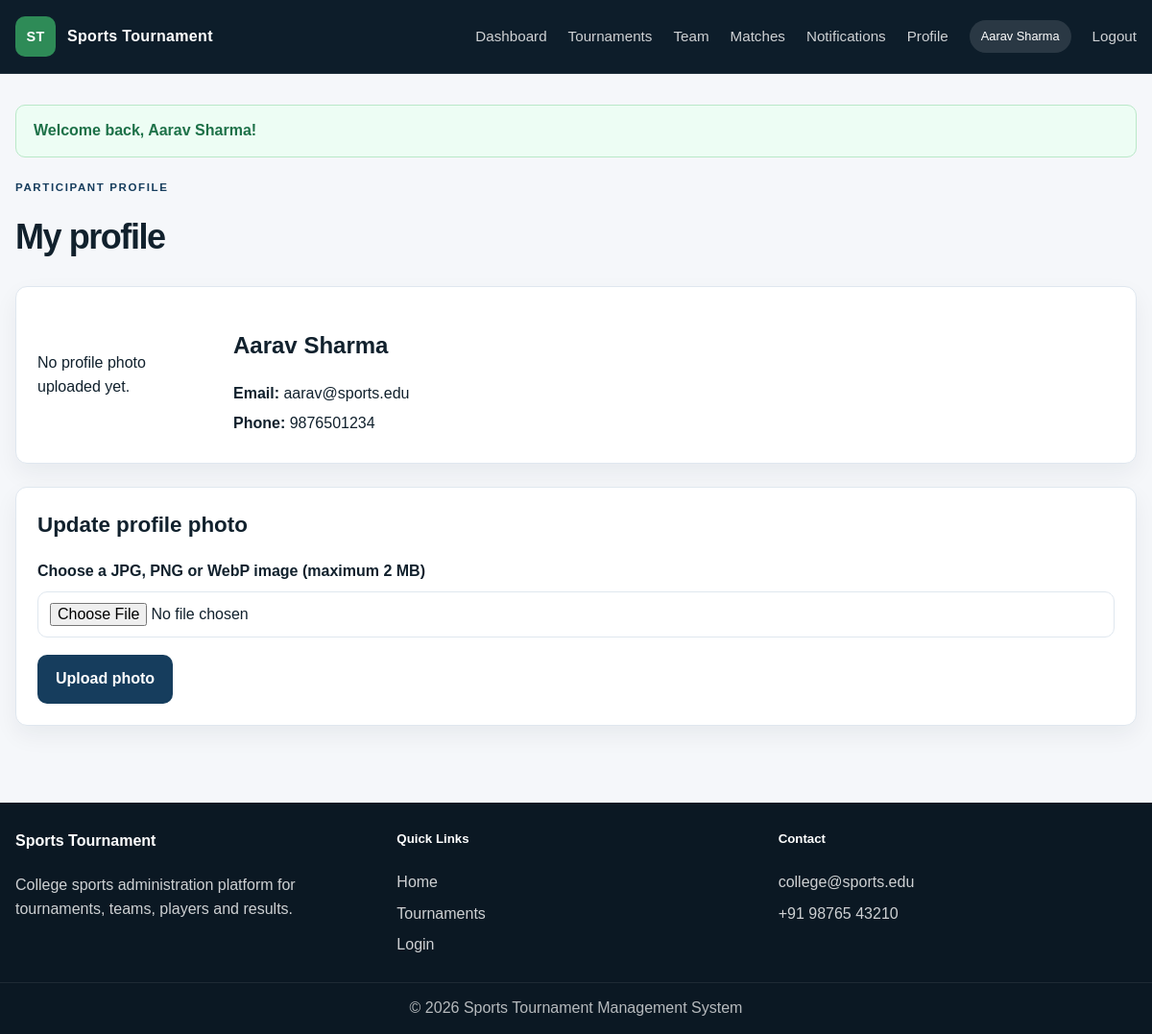
The app's page /user/profile.php (signed in) with its own data.
### tables this page shows
CREATE TABLE users (
    id INT AUTO_INCREMENT PRIMARY KEY,
    name VARCHAR(100) NOT NULL,
    email VARCHAR(150) NOT NULL UNIQUE,
    password VARCHAR(255) NOT NULL,
    role ENUM('admin','user') NOT NULL DEFAULT 'user',
    phone VARCHAR(20) DEFAULT NULL,
    created_at TIMESTAMP DEFAULT CURRENT_TIMESTAMP
);

### config/database.php (called while the page is built, shortened)
<?php
function getDb(): PDO
{
    static $pdo = null;
    if ($pdo !== null) {
        return $pdo;
    }
    $host = '127.0.0.1';
    $dbName = 'sports_tournament';
    $dbUser = 'root';
    $dbPass = '';
    $charset = 'utf8mb4';
    $dsn = "mysql:host={$host};dbname={$dbName};charset={$charset}";
    $options = [
        PDO::ATTR_ERRMODE => PDO::ERRMODE_EXCEPTION,
        PDO::ATTR_DEFAULT_FETCH_MODE => PDO::FETCH_ASSOC,
        PDO::ATTR_EMULATE_PREPARES => false,
    ];
    try {
        $pdo = new PDO($dsn, $dbUser, $dbPass, $options);
        return $pdo;
    } catch (PDOException $e) {
        throw new PDOException('Database connection failed. Please import the database schema first.');
    }
}

### user/profile.php (the view, shortened to what this page needs)
<?php
$userId = (int)$_SESSION['user_id'];
$userQuery = db()->prepare('SELECT name, email, phone FROM users WHERE id = :id LIMIT 1');
$userQuery->execute([':id' => $userId]);
$photoFilename = getProfilePhoto($userId);
require_once __DIR__ . '/../includes/header.php';
?>
<div class="page-header">
    <div>
        <span class="eyebrow dark">Participant profile</span>
        <h1>My profile</h1>
    </div>
</div>
<section class="panel">
    <div class="profile-overview">
        <div>
            <?php if ($photoFilename !== null): ?>
                <?php
                $photoPath = dirname(__DIR__) . DIRECTORY_SEPARATOR . 'uploads' . DIRECTORY_SEPARATOR . 'profile-photos' . DIRECTORY_SEPARATOR . $photoFilename;
                clearstatcache(true, $photoPath);
                ?>
                <img
                    class="profile-photo"
                    src="<?= e(baseUrl() . '/uploads/profile-photos/' . rawurlencode($photoFilename) . '?v=' . (int)filemtime($photoPath)) ?>"
                    alt="Profile photo for <?= e($user['name']) ?>"
                >
            <?php else: ?>
                <p>No profile photo uploaded yet.</p>
            <?php endif; ?>
        </div>
        <div>
            <h2><?= e($user['name']) ?></h2>
            <p><strong>Email:</strong> <?= e($user['email']) ?></p>
            <p><strong>Phone:</strong> <?= e($user['phone'] ?: 'Not provided') ?></p>
        </div>
    </div>
</section>
<section class="panel">
    <div class="panel-header"><h2>Update profile photo</h2></div>
    <form method="POST" enctype="multipart/form-data" class="form-grid">
        <div class="field-group full-width">
            <label for="profile_photo">Choose a JPG, PNG or WebP image (maximum 2 MB)</label>
            <input
                type="file"
                id="profile_photo"
                name="profile_photo"
                accept=".jpg,.jpeg,.png,.webp,image/jpeg,image/png,image/webp"
                required
            >
        </div>
        <div class="form-actions full-width">
            <button type="submit" class="button button-primary">Upload photo</button>
        </div>
    </form>
</section>
<?php require_once __DIR__ . '/../includes/footer.php'; ?>

### includes/navbar.php (shortened to what this page needs)
<?php
$role = $_SESSION['role'] ?? null;
$currentUser = currentUser();
$navItems = [
    ['label' => 'Home', 'url' => baseUrl() . '/index.php'],
    ['label' => 'Tournaments', 'url' => baseUrl() . '/index.php#tournaments'],
    ['label' => 'Sports', 'url' => baseUrl() . '/index.php#sports'],
];
if ($role === 'admin') {
    $navItems = [
        ['label' => 'Dashboard', 'url' => baseUrl() . '/admin/dashboard.php'],
        ['label' => 'Tournaments', 'url' => baseUrl() . '/admin/tournaments.php'],
        ['label' => 'Teams', 'url' => baseUrl() . '/admin/teams.php'],
        ['label' => 'Matches', 'url' => baseUrl() . '/admin/matches.php'],
        ['label' => 'Results', 'url' => baseUrl() . '/admin/results.php'],
        ['label' => 'Announcements', 'url' => baseUrl() . '/admin/announcements.php'],
    ];
} elseif ($role === 'user') {
    $navItems = [
        ['label' => 'Dashboard', 'url' => baseUrl() . '/dashboard.php'],
        ['label' => 'Tournaments', 'url' => baseUrl() . '/user/tournaments.php'],
        ['label' => 'Team', 'url' => baseUrl() . '/user/team.php'],
        ['label' => 'Matches', 'url' => baseUrl() . '/user/matches.php'],
        ['label' => 'Notifications', 'url' => baseUrl() . '/user/notifications.php'],
        ['label' => 'Profile', 'url' => baseUrl() . '/user/profile.php'],
    ];
}
?>
<header class="topbar">
    <div class="container nav-wrap">
        <a href="<?= e(baseUrl()) ?>" class="brand" aria-label="Sports Tournament home">
            <span class="brand-mark">ST</span>
            <span>Sports Tournament</span>
        </a>
        <nav class="main-nav" aria-label="Main navigation">
            <?php foreach ($navItems as $item): ?>
                <a href="<?= e($item['url']) ?>"><?= e($item['label']) ?></a>
            <?php endforeach; ?>
            <?php if ($role === 'admin'): ?>
                <a href="<?= e(baseUrl()) ?>/admin/settings.php">Settings</a>
                <a href="<?= e(baseUrl()) ?>/logout.php">Logout</a>
            <?php elseif ($role === 'user'): ?>
                <span class="user-badge"><?= e($currentUser['name'] ?? 'User') ?></span>
                <a href="<?= e(baseUrl()) ?>/logout.php">Logout</a>
            <?php else: ?>
                <a href="<?= e(baseUrl()) ?>/login.php">Login</a>
                <a href="<?= e(baseUrl()) ?>/register.php" class="button button-primary small">Register</a>
            <?php endif; ?>
        </nav>
    </div>
</header>

### assets/css/style.css (style rules this page uses)
:root { --bg: #f5f7fa; --panel: #ffffff; --panel-alt: #eef3f8; --ink: #11212d; --muted: #536477; --line: #dfe7ef; --primary: #163d5d; --primary-soft: #e8f0f8; --accent: #2e8b57; --accent-soft: #eaf8ef; --danger: #c64242; --warning: #b87828; --shadow: 0 10px 25px rgba(17, 33, 45, 0.06); --radius: 12px; }
* { box-sizing: border-box; }
html { scroll-behavior: smooth; }
body { margin: 0; font-family: Arial, Helvetica, sans-serif; background: var(--bg); color: var(--ink); line-height: 1.55; }
a { color: var(--primary); text-decoration: none; }
button, input, select, textarea { font: inherit; }
.container { width: min(1180px, calc(100% - 32px)); margin: 0 auto; }
.topbar { background: #0d1d2a; color: #fff; border-bottom: 1px solid rgba(255,255,255,0.08); position: sticky; top: 0; z-index: 30; }
.nav-wrap { display: flex; align-items: center; justify-content: space-between; min-height: 76px; gap: 16px; }
.brand { display: inline-flex; align-items: center; gap: 12px; color: #fff; font-weight: 700; letter-spacing: 0.02em; text-decoration: none; }
.brand-mark { display: inline-flex; align-items: center; justify-content: center; width: 42px; height: 42px; border-radius: 10px; background: var(--accent); color: #fff; font-size: 0.9rem; font-weight: 800; }
.main-nav { display: flex; align-items: center; gap: 22px; }
.main-nav a { color: rgba(255,255,255,0.8); font-size: 0.95rem; text-decoration: none; }
.user-badge { padding: 7px 12px; border-radius: 999px; background: rgba(255,255,255,0.12); color: #fff; font-size: 0.8rem; }
.eyebrow { display: inline-block; font-size: 0.72rem; letter-spacing: 0.14em; text-transform: uppercase; font-weight: 700; color: var(--accent); margin-bottom: 14px; }
.eyebrow.dark { color: var(--primary); }
.button { border: 1px solid transparent; border-radius: 10px; padding: 12px 18px; cursor: pointer; display: inline-flex; align-items: center; justify-content: center; font-weight: 700; transition: 0.2s ease; text-decoration: none; }
.button-primary { background: var(--primary); color: #fff; }
.button.primary, .button.button-primary { background: var(--primary); color: #fff; }
.full-width { width: 100%; }
.info-card, .panel, .stat-box, .auth-card { background: var(--panel); border: 1px solid var(--line); border-radius: var(--radius); box-shadow: var(--shadow); }
.page-header { width: min(1180px, calc(100% - 32px)); margin: 0 auto 24px; display: flex; align-items: center; justify-content: space-between; gap: 16px; }
.page-header h1 { margin: 0; font-size: clamp(2rem, 3vw, 2.5rem); letter-spacing: -0.04em; }
.panel { width: min(1180px, calc(100% - 32px)); margin: 0 auto 24px; padding: 22px; }
.panel-header { margin-bottom: 18px; }
.panel-header h2 { margin: 0; font-size: 1.4rem; }
.form-grid { display: grid; grid-template-columns: repeat(2, minmax(220px, 1fr)); gap: 18px; }
.field-group { display: flex; flex-direction: column; gap: 8px; }
.full-width { grid-column: 1 / -1; }
label { font-weight: 600; color: var(--ink); }
input, select, textarea { width: 100%; border: 1px solid var(--line); border-radius: 10px; padding: 11px 12px; background: #fff; color: var(--ink); }
.form-actions { display: flex; gap: 10px; align-items: center; justify-content: flex-start; }
.profile-overview { display: grid; grid-template-columns: 180px 1fr; gap: 24px; align-items: center; }
.profile-overview p { margin: 6px 0; }

### records on screen
users: name "Aarav Sharma", email "aarav@sports.edu", phone "9876501234"

### other values on screen
$item['label'] "Dashboard"
$item['label'] "Tournaments"
$item['label'] "Team"
$item['label'] "Matches"
$item['label'] "Notifications"
$item['label'] "Profile"
$flash['message'] "Welcome back, Aarav Sharma!"
